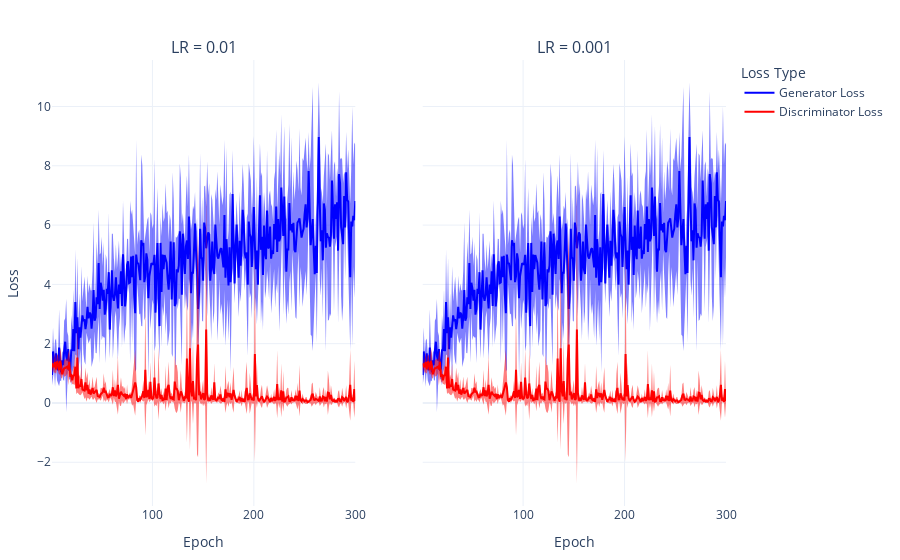

Here is the notebook cell this chart was saved with:
### Code cell
import pandas as pd
import plotly.graph_objects as go
from plotly.subplots import make_subplots

# Assume losses_df and losses_df2 have columns: ['Epoch', 'Seed', 'Total Loss', 'Recon Loss', 'KL Loss']

# Compute mean and std per Epoch across seeds
agg1 = losses_01.groupby('Epoch').agg(['mean', 'std']).reset_index()
agg2 = losses_001.groupby('Epoch').agg(['mean', 'std']).reset_index()

# Create subplots
fig = make_subplots(rows=1, cols=2, shared_yaxes=True,
                    subplot_titles=("LR = 0.01", "LR = 0.001"))

# Colors for consistency
colors = {'Generator Loss': 'blue', 'Discriminator Loss': 'red'}

# Plot mean + std as shaded area for losses_df (left)
for loss in ['Generator Loss', 'Discriminator Loss']:

    mean = agg1[(loss, 'mean')]
    std = agg1[(loss, 'std')]
    epochs = agg1['Epoch']

    # Shaded std area
    fig.add_trace(go.Scatter(
        x=epochs.tolist() + epochs[::-1].tolist(),
        y=(mean + std).tolist() + (mean - std)[::-1].tolist(),
        fill='toself',
        fillcolor=colors[loss],
        line=dict(color='rgba(255,255,255,0)'),
        showlegend=False,
        opacity=0.5
    ), row=1, col=1)

    # Mean line
    fig.add_trace(go.Scatter(
        x=epochs,
        y=mean,
        mode='lines',
        name=loss,
        line=dict(color=colors[loss])
    ), row=1, col=1)

# Plot mean + std as shaded area for losses_df2 (right)
for loss in ['Generator Loss', 'Discriminator Loss']:

    mean = agg2[(loss, 'mean')]
    std = agg2[(loss, 'std')]
    epochs = agg2['Epoch']

    fig.add_trace(go.Scatter(
        x=epochs.tolist() + epochs[::-1].tolist(),
        y=(mean + std).tolist() + (mean - std)[::-1].tolist(),
        fill='toself',
        fillcolor=colors[loss],
        line=dict(color='rgba(255,255,255,0)'),
        showlegend=False,
        opacity=0.5
    ), row=1, col=2)

    fig.add_trace(go.Scatter(
        x=epochs,
        y=mean,
        mode='lines',
        line=dict(color=colors[loss]),
        showlegend=False
    ), row=1, col=2)

# Layout and formatting
fig.update_layout(
    template='plotly_white',
    legend_title='Loss Type',
    margin=dict(l=40, r=40, t=60, b=40),
    legend=dict(title_font=dict(size=14), font=dict(size=12))
)

fig.update_xaxes(title_text='Epoch', title_font=dict(size=14), row=1, col=1)
fig.update_xaxes(title_text='Epoch', title_font=dict(size=14), row=1, col=2)
fig.update_yaxes(title_text='Loss', title_font=dict(size=14), row=1, col=1)

fig.update_traces(marker=dict(size=5),
                  line=dict(width=2),
                  hovertemplate='Epoch: %{x}<br>Loss: %{y:.2f}<extra></extra>')

fig.show()

### Figure 1 — Plotly figure (JSON) as saved in the notebook; plotly's stock layout.template omitted (floating-point values rounded to 4 significant figures; data arrays with more than 128 entries replaced by an {"elided": "..."} marker saying what was removed)
{"data": [{"fill": "toself", "fillcolor": "blue", "hovertemplate": "Epoch: %{x}<br>Loss: %{y:.2f}<extra></extra>", "line": {"color": "rgba(255,255,255,0)", "width": 2}, "marker": {"size": 5}, "opacity": 0.5, "showlegend": false, "type": "scatter", "x": {"elided": "600 int values"}, "xaxis": "x", "y": {"elided": "600 float values"}, "yaxis": "y"}, {"hovertemplate": "Epoch: %{x}<br>Loss: %{y:.2f}<extra></extra>", "line": {"color": "blue", "width": 2}, "marker": {"size": 5}, "mode": "lines", "name": "Generator Loss", "type": "scatter", "x": {"elided": "300 int values"}, "xaxis": "x", "y": {"elided": "300 float values"}, "yaxis": "y"}, {"fill": "toself", "fillcolor": "red", "hovertemplate": "Epoch: %{x}<br>Loss: %{y:.2f}<extra></extra>", "line": {"color": "rgba(255,255,255,0)", "width": 2}, "marker": {"size": 5}, "opacity": 0.5, "showlegend": false, "type": "scatter", "x": {"elided": "600 int values"}, "xaxis": "x", "y": {"elided": "600 float values"}, "yaxis": "y"}, {"hovertemplate": "Epoch: %{x}<br>Loss: %{y:.2f}<extra></extra>", "line": {"color": "red", "width": 2}, "marker": {"size": 5}, "mode": "lines", "name": "Discriminator Loss", "type": "scatter", "x": {"elided": "300 int values"}, "xaxis": "x", "y": {"elided": "300 float values"}, "yaxis": "y"}, {"fill": "toself", "fillcolor": "blue", "hovertemplate": "Epoch: %{x}<br>Loss: %{y:.2f}<extra></extra>", "line": {"color": "rgba(255,255,255,0)", "width": 2}, "marker": {"size": 5}, "opacity": 0.5, "showlegend": false, "type": "scatter", "x": {"elided": "600 int values"}, "xaxis": "x2", "y": {"elided": "600 float values"}, "yaxis": "y2"}, {"hovertemplate": "Epoch: %{x}<br>Loss: %{y:.2f}<extra></extra>", "line": {"color": "blue", "width": 2}, "marker": {"size": 5}, "mode": "lines", "showlegend": false, "type": "scatter", "x": {"elided": "300 int values"}, "xaxis": "x2", "y": {"elided": "300 float values"}, "yaxis": "y2"}, {"fill": "toself", "fillcolor": "red", "hovertemplate": "Epoch: %{x}<br>Loss: %{y:.2f}<extra></extra>", "line": {"color": "rgba(255,255,255,0)", "width": 2}, "marker": {"size": 5}, "opacity": 0.5, "showlegend": false, "type": "scatter", "x": {"elided": "600 int values"}, "xaxis": "x2", "y": {"elided": "600 float values"}, "yaxis": "y2"}, {"hovertemplate": "Epoch: %{x}<br>Loss: %{y:.2f}<extra></extra>", "line": {"color": "red", "width": 2}, "marker": {"size": 5}, "mode": "lines", "showlegend": false, "type": "scatter", "x": {"elided": "300 int values"}, "xaxis": "x2", "y": {"elided": "300 float values"}, "yaxis": "y2"}], "layout": {"annotations": [{"font": {"size": 16}, "showarrow": false, "text": "LR = 0.01", "x": 0.225, "xanchor": "center", "xref": "paper", "y": 1, "yanchor": "bottom", "yref": "paper"}, {"font": {"size": 16}, "showarrow": false, "text": "LR = 0.001", "x": 0.775, "xanchor": "center", "xref": "paper", "y": 1, "yanchor": "bottom", "yref": "paper"}], "legend": {"font": {"size": 12}, "title": {"font": {"size": 14}, "text": "Loss Type"}}, "margin": {"b": 40, "l": 40, "r": 40, "t": 60}, "xaxis": {"anchor": "y", "domain": [0, 0.45], "title": {"font": {"size": 14}, "text": "Epoch"}}, "xaxis2": {"anchor": "y2", "domain": [0.55, 1], "title": {"font": {"size": 14}, "text": "Epoch"}}, "yaxis": {"anchor": "x", "domain": [0, 1], "title": {"font": {"size": 14}, "text": "Loss"}}, "yaxis2": {"anchor": "x2", "domain": [0, 1], "matches": "y", "showticklabels": false}}}
